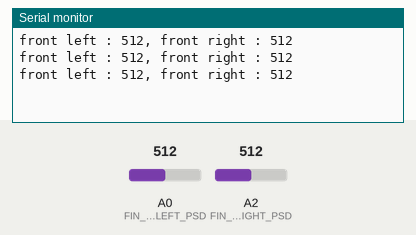
A sketch run on a simulated Arduino Uno, built with avr-gcc and run on an emulated ATmega328P. Shown: the last lines printed to the serial monitor. Inputs (shaded band) come from the test bench; at power-on: A0 (FIN_FRONT_LEFT_PSD) = 512, A2 (FIN_FRONT_RIGHT_PSD) = 512.

Above: at 1.3 s.
1.4 s: A0 (FIN_FRONT_LEFT_PSD) set to 716
At 1.9 s:
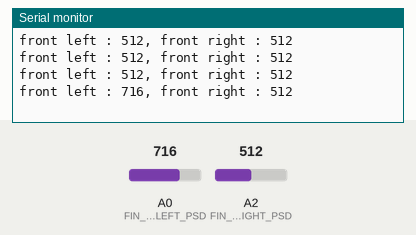
2.9 s: A2 (FIN_FRONT_RIGHT_PSD) set to 716
At 3.4 s:
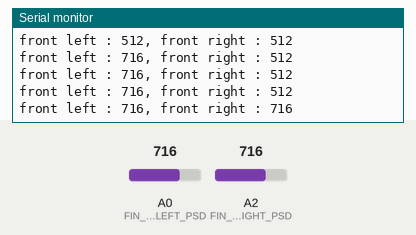
4.4 s: A0 (FIN_FRONT_LEFT_PSD) set to 900
At 4.9 s:
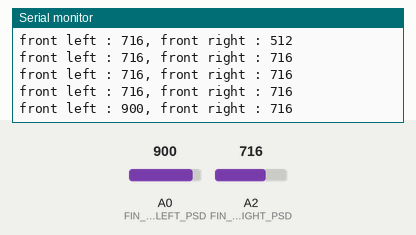
5.9 s: A2 (FIN_FRONT_RIGHT_PSD) set to 900
At 6.4 s:
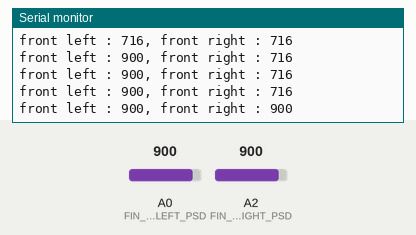
Timing chart, 0 to 8.4 s (numbered marks = the images above; inputs shaded):
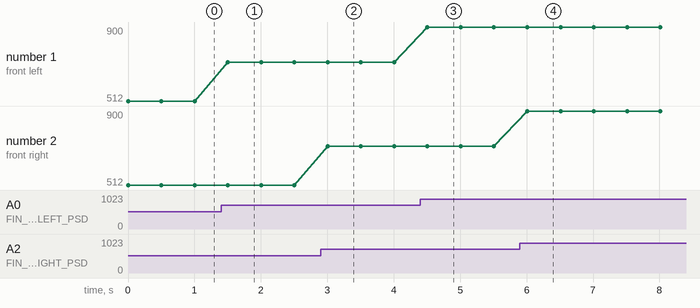

The sketch:

Psd_Sensor.ino
```cpp
#define FIN_FRONT_LEFT_PSD A0  //왼쪽 A0번째 핀에 꽃혀있는 PSD센서
#define FIN_FRONT_RIGHT_PSD A2 //오른쪽 A2번쨰 핀에 꽃혀있는 PSD 센서

void setup() {
  Serial.begin( 115200 );

}

void loop() {
  int frontleftPSDValue = analogRead(FIN_FRONT_LEFT_PSD); //센서가 받아오는 값
  int frontrightPSDValue = analogRead(FIN_FRONT_RIGHT_PSD); // 센서가 받아오는 값
  // analogRead -> 아날로그 값 받아옴, digitalRead -> 디지털 값 가져옴

  Serial.print("front left : ");
  Serial.print(frontleftPSDValue);
  Serial.print(", front right : ");
  Serial.print(frontrightPSDValue);
  Serial.println();

  delay(500);
}
```

Measured:
- after the input at 1.4 s, the serial monitor: prints a new line after 0.10 s (image 1)
- after the input at 2.9 s, the serial monitor: prints a new line after 0.11 s (image 2)
- after the input at 4.4 s, the serial monitor: prints a new line after 0.11 s (image 3)
- after the input at 5.9 s, the serial monitor: prints a new line after 0.11 s (image 4)
- plotted number 1: 512 → 716 after the input at 1.4 s, 716 → 900 after the input at 4.4 s
